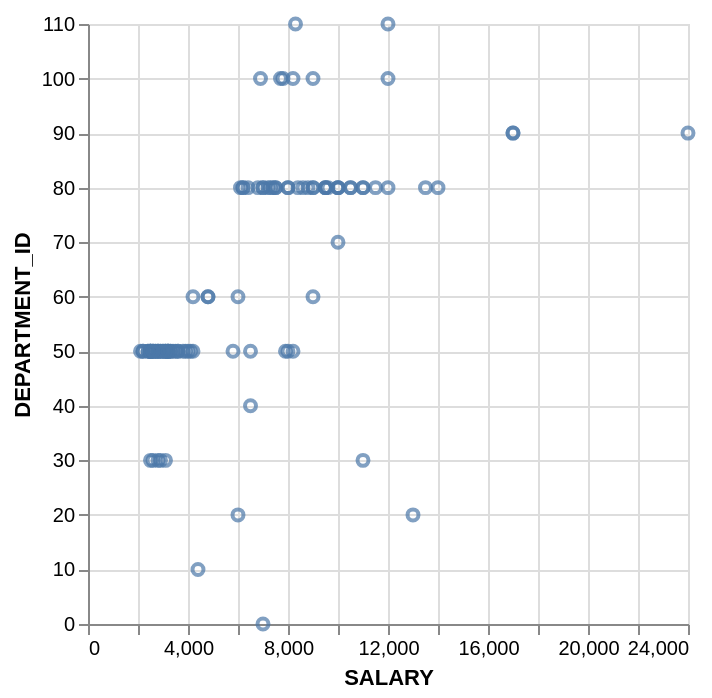

Vega-Lite specification for this chart:
### Vega-Lite specification from a JSON file in a GitHub repository (floating-point values rounded to 4 significant figures)
{"data": {"values": [{"x_data": 24000, "y_data": 90}, {"x_data": 17000, "y_data": 90}, {"x_data": 17000, "y_data": 90}, {"x_data": 9000, "y_data": 60}, {"x_data": 6000, "y_data": 60}, {"x_data": 4800, "y_data": 60}, {"x_data": 4800, "y_data": 60}, {"x_data": 4200, "y_data": 60}, {"x_data": 12000, "y_data": 100}, {"x_data": 9000, "y_data": 100}, {"x_data": 8200, "y_data": 100}, {"x_data": 7700, "y_data": 100}, {"x_data": 7800, "y_data": 100}, {"x_data": 6900, "y_data": 100}, {"x_data": 11000, "y_data": 30}, {"x_data": 3100, "y_data": 30}, {"x_data": 2900, "y_data": 30}, {"x_data": 2800, "y_data": 30}, {"x_data": 2600, "y_data": 30}, {"x_data": 2500, "y_data": 30}, {"x_data": 8000, "y_data": 50}, {"x_data": 8200, "y_data": 50}, {"x_data": 7900, "y_data": 50}, {"x_data": 6500, "y_data": 50}, {"x_data": 5800, "y_data": 50}, {"x_data": 3200, "y_data": 50}, {"x_data": 2700, "y_data": 50}, {"x_data": 2400, "y_data": 50}, {"x_data": 2200, "y_data": 50}, {"x_data": 3300, "y_data": 50}, {"x_data": 2800, "y_data": 50}, {"x_data": 2500, "y_data": 50}, {"x_data": 2100, "y_data": 50}, {"x_data": 3300, "y_data": 50}, {"x_data": 2900, "y_data": 50}, {"x_data": 2400, "y_data": 50}, {"x_data": 2200, "y_data": 50}, {"x_data": 3600, "y_data": 50}, {"x_data": 3200, "y_data": 50}, {"x_data": 2700, "y_data": 50}, {"x_data": 2500, "y_data": 50}, {"x_data": 3500, "y_data": 50}, {"x_data": 3100, "y_data": 50}, {"x_data": 2600, "y_data": 50}, {"x_data": 2500, "y_data": 50}, {"x_data": 14000, "y_data": 80}, {"x_data": 13500, "y_data": 80}, {"x_data": 12000, "y_data": 80}, {"x_data": 11000, "y_data": 80}, {"x_data": 10500, "y_data": 80}, {"x_data": 10000, "y_data": 80}, {"x_data": 9500, "y_data": 80}, {"x_data": 9000, "y_data": 80}, {"x_data": 8000, "y_data": 80}, {"x_data": 7500, "y_data": 80}, {"x_data": 7000, "y_data": 80}, {"x_data": 10000, "y_data": 80}, {"x_data": 9500, "y_data": 80}, {"x_data": 9000, "y_data": 80}, {"x_data": 8000, "y_data": 80}, {"x_data": 7500, "y_data": 80}, {"x_data": 7000, "y_data": 80}, {"x_data": 10500, "y_data": 80}, {"x_data": 9500, "y_data": 80}, {"x_data": 7200, "y_data": 80}, {"x_data": 6800, "y_data": 80}, {"x_data": 6400, "y_data": 80}, {"x_data": 6200, "y_data": 80}, {"x_data": 11500, "y_data": 80}, {"x_data": 10000, "y_data": 80}, {"x_data": 9600, "y_data": 80}, {"x_data": 7400, "y_data": 80}, {"x_data": 7300, "y_data": 80}, {"x_data": 6100, "y_data": 80}, {"x_data": 11000, "y_data": 80}, {"x_data": 8800, "y_data": 80}, {"x_data": 8600, "y_data": 80}, {"x_data": 8400, "y_data": 80}, {"x_data": 7000, "y_data": 0}, {"x_data": 6200, "y_data": 80}, {"x_data": 3200, "y_data": 50}, {"x_data": 3100, "y_data": 50}, {"x_data": 2500, "y_data": 50}, {"x_data": 2800, "y_data": 50}, {"x_data": 4200, "y_data": 50}, {"x_data": 4100, "y_data": 50}, {"x_data": 3400, "y_data": 50}, {"x_data": 3000, "y_data": 50}, {"x_data": 3800, "y_data": 50}, {"x_data": 3600, "y_data": 50}, {"x_data": 2900, "y_data": 50}, {"x_data": 2500, "y_data": 50}, {"x_data": 4000, "y_data": 50}, {"x_data": 3900, "y_data": 50}, {"x_data": 3200, "y_data": 50}, {"x_data": 2800, "y_data": 50}, {"x_data": 3100, "y_data": 50}, {"x_data": 3000, "y_data": 50}, {"x_data": 2600, "y_data": 50}, {"x_data": 2600, "y_data": 50}, {"x_data": 4400, "y_data": 10}, {"x_data": 13000, "y_data": 20}, {"x_data": 6000, "y_data": 20}, {"x_data": 6500, "y_data": 40}, {"x_data": 10000, "y_data": 70}, {"x_data": 12000, "y_data": 110}, {"x_data": 8300, "y_data": 110}]}, "mark": "point", "encoding": {"x": {"field": "x_data", "type": "quantitative", "title": "SALARY"}, "y": {"field": "y_data", "type": "quantitative", "title": "DEPARTMENT_ID"}}}
